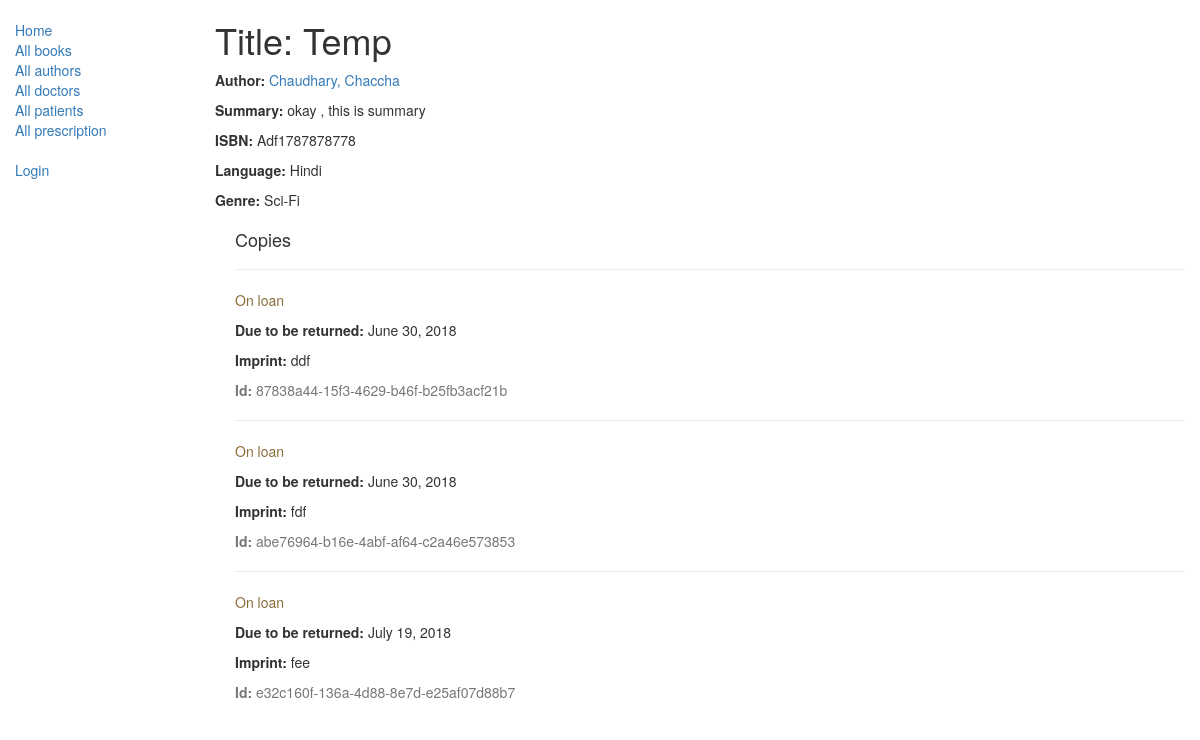
/catalog/book/1, run on the app's committed database.
### catalog/models.py (models this page shows, shortened)
class Book(models.Model):
    title = models.CharField(max_length=200)
    author = models.ForeignKey('Author', on_delete=models.SET_NULL, null=True)
    summary = models.TextField(max_length=1000, help_text="Enter a brief description of the book")
    isbn = models.CharField('ISBN',max_length=13, help_text='13 Character <a href="https://www.isbn-international.org/content/what-isbn">ISBN number</a>')
    genre = models.ManyToManyField(Genre, help_text="Select a genre for this book")
    language = models.ForeignKey('Language', on_delete=models.SET_NULL, null=True)

class Author(models.Model):
    first_name = models.CharField(max_length=100)
    last_name = models.CharField(max_length=100)
    date_of_birth = models.DateField(null=True, blank=True)
    date_of_death = models.DateField('died', null=True, blank=True)
    class Meta:
        ordering = ["last_name","first_name"]
    def __str__(self):
        return '{0}, {1}'.format(self.last_name,self.first_name)

class Language(models.Model):
    name = models.CharField(max_length=200, help_text="Enter a the book's natural language (e.g. English, French, Japanese etc.)")
    def __str__(self):
        return self.name

class Genre(models.Model):
    name = models.CharField(max_length=200, help_text="Enter a book genre (e.g. Science Fiction, French Poetry etc.)")
    def __str__(self):
        return self.name

class BookInstance(models.Model):
    id = models.UUIDField(primary_key=True, default=uuid.uuid4, help_text="Unique ID for this particular book across whole library")
    book = models.ForeignKey('Book', on_delete=models.SET_NULL, null=True)
    imprint = models.CharField(max_length=200)
    due_back = models.DateField(null=True, blank=True)
    borrower = models.ForeignKey(User, on_delete=models.SET_NULL, null=True, blank=True)
    LOAN_STATUS = (
        ('d', 'Maintenance'),
        ('o', 'On loan'),
        ('a', 'Available'),
        ('r', 'Reserved'),
    )
    status= models.CharField(max_length=1, choices=LOAN_STATUS, blank=True, default='d', help_text='Book availability')
    class Meta:
        ordering = ["due_back"]
        permissions = (("can_mark_returned", "Set book as returned"),)

### catalog/views.py (the view)
# urls.py: path('book/<int:pk>', views.BookDetailView.as_view(), name='book-detail'),
class BookDetailView(generic.DetailView):
    model = Book

### catalog/templates/catalog/book_detail.html
{% extends "base_generic.html" %}
{% block content %}
<h1>Title: {{ book.title }}</h1>
<p><strong>Author:</strong> <a href="{% url 'author-detail' book.author.pk %}">{{ book.author }}</a></p>
<p><strong>Summary:</strong> {{ book.summary }}</p>
<p><strong>ISBN:</strong> {{ book.isbn }}</p>
<p><strong>Language:</strong> {{ book.language }}</p>
<p><strong>Genre:</strong> {% for genre in book.genre.all %}{{genre}}{% if not forloop.last %}, {% endif %}{% endfor %}</p>
<div style="margin-left:20px;margin-top:20px">
<h4>Copies</h4>
{% for copy in book.bookinstance_set.all %}
<hr>
<p class="{% if copy.status == 'a' %}text-success{% elif copy.status == 'd' %}text-danger{% else %}text-warning{% endif %}">{{ copy.get_status_display }}</p>
{% if copy.status != 'a' %}<p><strong>Due to be returned:</strong> {{copy.due_back}}</p>{% endif %}
<p><strong>Imprint:</strong> {{copy.imprint}}</p>
<p class="text-muted"><strong>Id:</strong> {{copy.id}}</p>
{% endfor %}
</div>
{% endblock %}

### data on the page
Book: title "Temp", author "Chaudhary, Chaccha", summary "okay , this is summary", isbn "Adf1787878778", language "Hindi"
Genre: name "Sci-Fi"
BookInstance: status "On loan", due_back "June 30, 2018", imprint "ddf", id "87838a44-15f3-4629-b46f-b25fb3acf21b"
BookInstance: status "On loan", due_back "June 30, 2018", imprint "fdf", id "abe76964-b16e-4abf-af64-c2a46e573853"
BookInstance: status "On loan", due_back "July 19, 2018", imprint "fee", id "e32c160f-136a-4d88-8e7d-e25af07d88b7"
